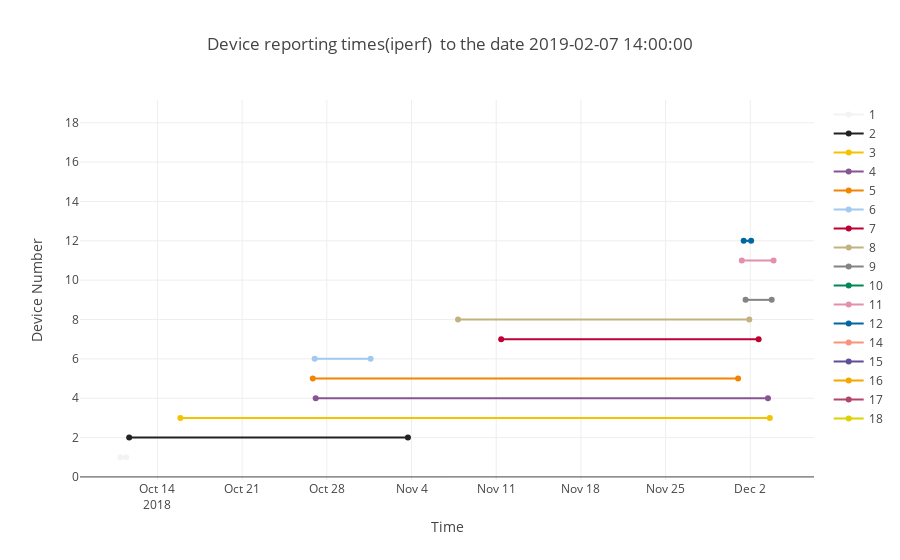

Here is the notebook cell this chart was saved with:
### Code cell
data=[]
for i in range(len(device_numbers)):
    try:
        result_upload_first[i] = dateutil.parser.parse(result_upload_first[i]).strftime('%Y-%m-%d %H:%M:%S')
    except:
        result_upload_first[i]=None
    try:    
        result_upload_last[i] = dateutil.parser.parse(result_upload_last[i]).strftime('%Y-%m-%d %H:%M:%S')
    except:
        result_upload_last[i]=None
    #print("Device: ", device_numbers[i],"  was reporting from ", result_upload_first[i], " to ",result_upload_last[i])
    trace = go.Scatter(x=[result_upload_first[i],result_upload_last[i]],y=[device_numbers[i],device_numbers[i]], 
                       name = device_numbers[i],marker=dict(color=colors[i]))
    data.append(trace)
layout = dict(title = "Device reporting times(iperf) "+ title_tail,xaxis=dict(title="Time"),
        yaxis=dict(title="Device Number"))
fig = go.Figure(data=data, layout=layout)
iplot(fig)

### Figure 1 — Plotly figure (JSON) as saved in the notebook; plotly's stock layout.template omitted (floating-point values rounded to 4 significant figures)
{"data": [{"marker": {"color": "#F2F3F4"}, "name": "1", "type": "scatter", "uid": "bf4e3f48-d5e9-43be-9295-e591ad2230b1", "x": ["2018-10-10 22:38:54", "2018-10-11 10:10:20"], "y": [1, 1]}, {"marker": {"color": "#222222"}, "name": "2", "type": "scatter", "uid": "3be83933-e0b0-4eb3-94d3-485fa7bedd59", "x": ["2018-10-11 15:58:37", "2018-11-03 16:52:07"], "y": [2, 2]}, {"marker": {"color": "#F3C300"}, "name": "3", "type": "scatter", "uid": "17bdc268-91a0-431c-9d84-5c557d1a06f7", "x": ["2018-10-15 21:28:35", "2018-12-03 14:41:47"], "y": [3, 3]}, {"marker": {"color": "#875692"}, "name": "4", "type": "scatter", "uid": "0374d75d-5ea4-4e27-a26f-9c15f9bbc40f", "x": ["2018-10-27 01:56:01", "2018-12-03 10:59:09"], "y": [4, 4]}, {"marker": {"color": "#F38400"}, "name": "5", "type": "scatter", "uid": "b7eb12b1-8be0-45a2-b80d-7e526d811d6d", "x": ["2018-10-26 20:10:16", "2018-11-30 23:46:22"], "y": [5, 5]}, {"marker": {"color": "#A1CAF1"}, "name": "6", "type": "scatter", "uid": "31d105d0-5e41-4efc-9740-050e96b80f74", "x": ["2018-10-26 23:53:09", "2018-10-31 14:52:59"], "y": [6, 6]}, {"marker": {"color": "#BE0032"}, "name": "7", "type": "scatter", "uid": "c3448d03-d278-4544-bc09-0b067ebc43d9", "x": ["2018-11-11 09:52:14", "2018-12-02 16:27:57"], "y": [7, 7]}, {"marker": {"color": "#C2B280"}, "name": "8", "type": "scatter", "uid": "5c8fda41-4ece-4263-b5a6-5d04371fd607", "x": ["2018-11-07 20:14:27", "2018-12-01 21:58:23"], "y": [8, 8]}, {"marker": {"color": "#848482"}, "name": "9", "type": "scatter", "uid": "8ba4f54c-9f30-420d-99f8-6f8b214c024b", "x": ["2018-12-01 14:34:26", "2018-12-03 18:24:06"], "y": [9, 9]}, {"marker": {"color": "#008856"}, "name": "10", "type": "scatter", "uid": "702ffd19-e9bd-4db0-a3ac-befe4a0196fd", "x": [null, null], "y": [10, 10]}, {"marker": {"color": "#E68FAC"}, "name": "11", "type": "scatter", "uid": "ef52a42b-273b-420f-8d35-4bd37ce4315e", "x": ["2018-12-01 07:10:18", "2018-12-03 22:05:59"], "y": [11, 11]}, {"marker": {"color": "#0067A5"}, "name": "12", "type": "scatter", "uid": "2b1df291-fd68-46e4-8646-d63bfabf9f57", "x": ["2018-12-01 10:52:23", "2018-12-02 01:40:24"], "y": [12, 12]}, {"marker": {"color": "#F99379"}, "name": "14", "type": "scatter", "uid": "a0f3b465-b61b-4dcc-aae2-1c3cc3510e3c", "x": [null, null], "y": [14, 14]}, {"marker": {"color": "#604E97"}, "name": "15", "type": "scatter", "uid": "0d45365f-0664-4456-8142-6df66f84a4a2", "x": [null, null], "y": [15, 15]}, {"marker": {"color": "#F6A600"}, "name": "16", "type": "scatter", "uid": "0ff2900d-3dfb-490b-8bc5-14a958503178", "x": [null, null], "y": [16, 16]}, {"marker": {"color": "#B3446C"}, "name": "17", "type": "scatter", "uid": "0cfc6bdb-913a-4241-869c-345ce087e066", "x": [null, null], "y": [17, 17]}, {"marker": {"color": "#DCD300"}, "name": "18", "type": "scatter", "uid": "0d0da363-1712-4145-969f-a2a7aad833a5", "x": [null, null], "y": [18, 18]}], "layout": {"title": {"text": "Device reporting times(iperf)  to the date 2019-02-07 14:00:00"}, "xaxis": {"title": {"text": "Time"}}, "yaxis": {"title": {"text": "Device Number"}}}}
